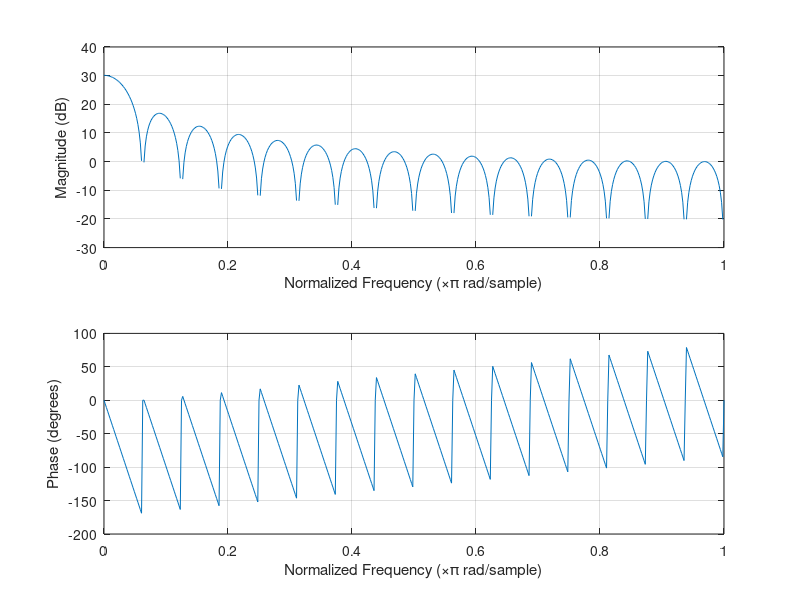
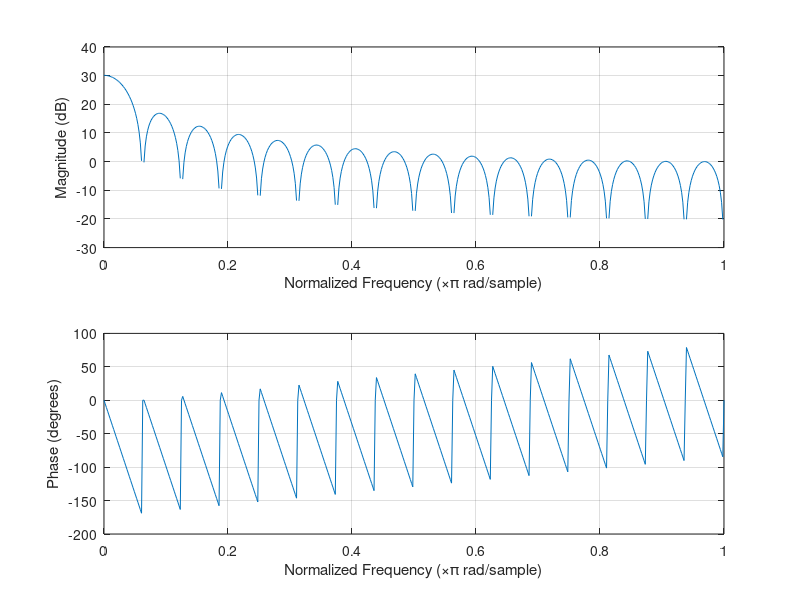

Write the MATLAB code that produced these figures, in order.
#
# CREATE FIR 
#

clear all
close all

#read following parameters from params.m produced by makefile
#log2 of number of taps
#N_W = 10

#coefficient width
#C_W = 32

#coefficients fractional bits
#C_Q = 8

#your filter specific parameters
#cut frequency 
#FC = 1000e3
#sample frequency 
#FS = 32e6
#gain
#G = 1

C_Q = 0

L=32 ; L_W=5; C_W=2;COEFF_FILE='fir1.hex'

if (exist ("params.m"))
  source ("params.m");
else
  printf("Parameter file not given\n");
end

#time vector if needed
t = 1/L:1/L:1

#uncomment or create response below;

#flat response (moving average)
h(1:L) = 1

#octave fir1
#h = fir1(L-1, pi*FC/FS);

#windowed sinc 
#h = sinc(t).*blackmanharris(32)';

#plot filter before coeff quantization
freqz(h)

#quantize coeffs
h = rem(round(h*2^C_Q),2^C_W);

#plot filter after coeff quantization
figure 
freqz(h)

#2s complement
for i=1:length(h)
  if(h(i)<0)
    h(i) = 2^C_W+h(i);
  end
end

#print coeffs file
fp = fopen(COEFF_FILE, "w");
for i=1+length(h)/2:length(h)
  fprintf(fp, "%s\n", dec2hex(h(i)));
end

fclose(fp);
